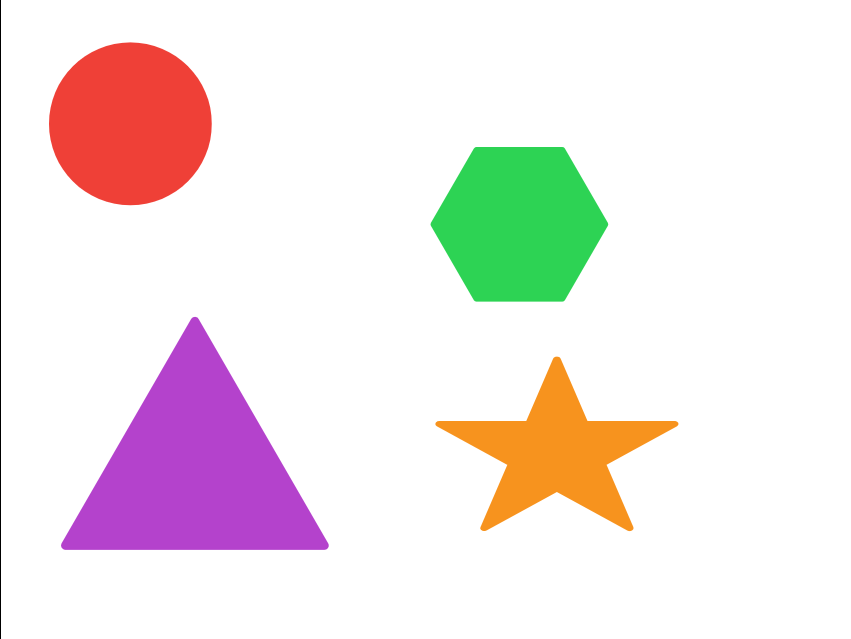
#> input picture image_segmantation_different_shapes/data/img_1.jpg, 1702 x 1277 px (shown at 1/2 size); its folder holds 4 pictures in this run
$ python Coin_counting.py   (older library calls are emulated)
#> lines starting #> are read from the running program, lines starting #| are printed output that depends on the picture; after the words box and inside, x2 and y2 are one past the last pixel; in counts of white or black regions, pixels touching at a corner belong together
import numpy as np
import cv2
import glob
import os
import matplotlib.pyplot as plt
from sklearn.cluster import DBSCAN

# import and load data and also rename all of samples (images) to normal name (img_0) to (img_n)
data_path = "../data"
dirc_images = glob.glob(os.path.join(data_path,"*"))
for number, filename in enumerate(dirc_images):
    try:
        os.rename(filename,os.path.join(data_path,"img_{0}.jpg".format(number)))
    except OSError as e:
        print("Something happened:", e)
dirc_images = glob.glob(os.path.join(data_path,"*"))

# make figure for display
fig = plt.figure(figsize =(25,35))
fig.subplots_adjust(hspace = 0.5,wspace=0.1)
fig.suptitle('Coin Counter by Clustering(DBSCAN)')

# main of code
for i in range(9):
    path = dirc_images[i]
    img = cv2.imread(path)
#> img is the input picture: shape (1277, 1702, 3); mean B, G, R 231, 231.3, 241.4
    # show orginal image before resize it
    # ax = fig.add_subplot(3, 3, i)
    # ax.imshow(img)
    # ax.set_title("Input")

    # resize
    img = cv2.resize(img, (0,0), fx=0.03, fy=0.03)
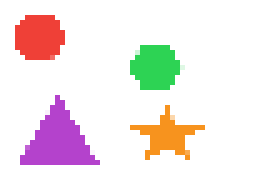
#> img: shape (38, 51, 3) (shown 5 times larger); mean B, G, R 230.5, 231, 241.7
    # change bgr to gray and make contour of gray version(contour make background to 0)
    img = cv2.cvtColor(img, cv2.COLOR_BGR2GRAY)
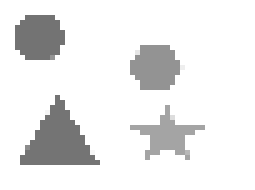
#> img: shape (38, 51) (shown 5 times larger); min 115, max 255, mean 234.2
    cv2.threshold(img,0,255,cv2.THRESH_BINARY+cv2.THRESH_OTSU,img)
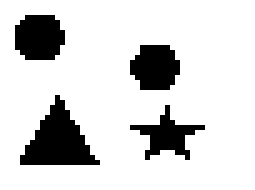
#> img: shape (38, 51) (shown 5 times larger); 83.1% white; 4 black regions
    image, contours, hier = cv2.findContours(img, cv2.RETR_EXTERNAL,cv2.CHAIN_APPROX_NONE)
#> contours = 1 contour; box (x1, y1, x2, y2) and area: (0, 0, 51, 38) 1850
    # show contour
    # ax = fig.add_subplot(3, 3, i)
    # ax.imshow(image)
    # ax.set_title("Convert to Contoure")

    #creat a data of pixel locations and pixel values >> shape (n_pixls * 3)>>(rowindex   colindex   pixelvalue)
    indices = np.dstack(np.indices(image.shape[:2]))
    rows, cols, chs = indices.shape
#> rows = 38; cols = 51; chs = 2
    indices = np.reshape(indices,(rows*cols,chs))
    image = np.reshape(image,(rows*cols,1))
#> image = 1938 values, max 255 at index 0, min 0 at index 158, mean 212
    feature_image = np.concatenate((indices,image), axis=1)
#> feature_image = 1938 rows, first 8: [0, 0, 255], [0, 1, 255], [0, 2, 255], [0, 3, 255], [0, 4, 255], [0, 5, 255], [0, 6, 255], [0, 7, 255]
    #define the dbscan model and get labels the set-1 (-1 means background)
    db = DBSCAN(eps=2, min_samples=10, metric = 'euclidean',algorithm ='auto')
    db.fit(feature_image)
    labels = db.labels_
    N_Cluster = len(set(labels))-1
    print(path," has ", N_Cluster ," coin")
    #  3d plot fo showdbscan cluster
    ax = fig.add_subplot(3, 3, i+1, projection='3d')
    ax.scatter3D(feature_image[:,0],feature_image[:,1],feature_image[:,2] ,c=labels)
    ax.set_title("DBSCAN Output: "+str(N_Cluster)+" coin in image")
#> pass 2 of the loop `for i in range(9):`:
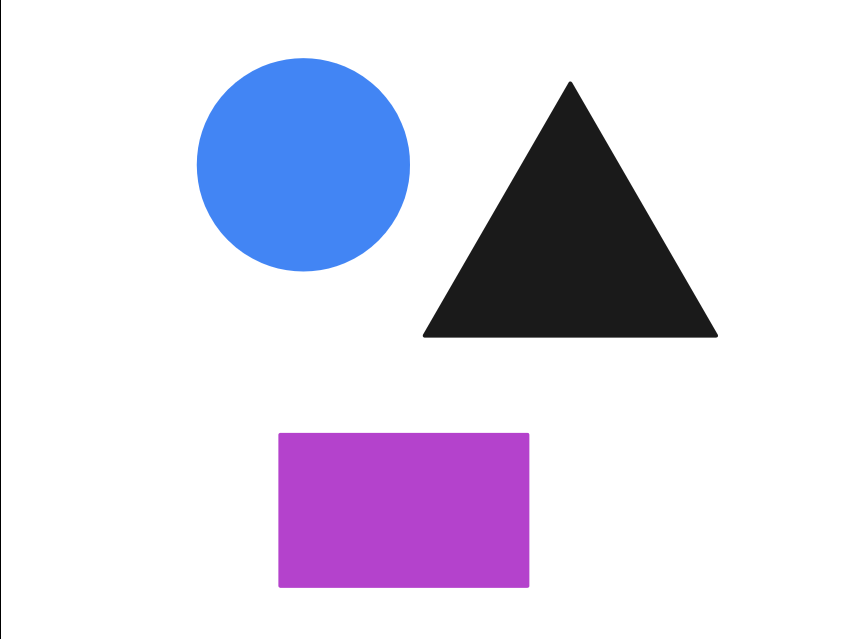
#> input picture image_segmantation_different_shapes/data/img_2.jpg, 1702 x 1277 px (shown at 1/2 size)
#> img is the input picture: shape (1277, 1702, 3); mean B, G, R 234.1, 216.9, 220.7
#> `img = cv2.cvtColor(img, cv2.COLOR_BGR2GRAY)`:
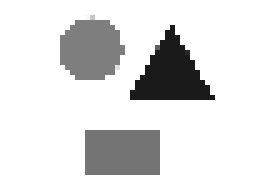
#> img: shape (38, 51) (shown 5 times larger); min 26, max 255, mean 221
#> `cv2.threshold(img,0,255,cv2.THRESH_BINARY+cv2.THRESH_OTSU,img)`:
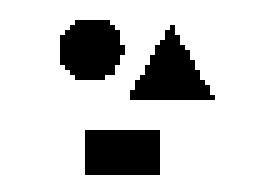
#> img: shape (38, 51) (shown 5 times larger); 79.6% white; 3 black regions, box (x1, y1, x2, y2) and area: (26, 5, 43, 20) 135, (17, 26, 32, 35) 135, (12, 4, 25, 16) 126
#> image = 1938 values, max 255 at index 0, min 0 at index 219, mean 202.9
#> pass 3 of the loop `for i in range(9):`:
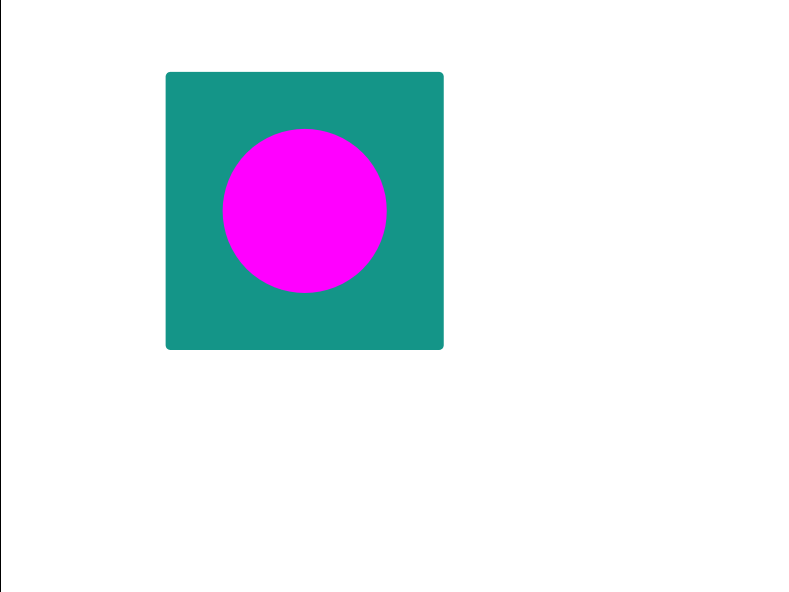
#> input picture image_segmantation_different_shapes/data/img_3.jpg, 1577 x 1183 px (shown at 1/2 size)
#> img is the input picture: shape (1183, 1577, 3); mean B, G, R 240.3, 230.4, 226.4
#> `img = cv2.cvtColor(img, cv2.COLOR_BGR2GRAY)`:
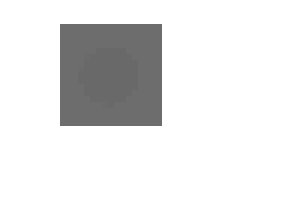
#> img: shape (35, 47) (shown 6 times larger); min 105, max 255, mean 229.2
#> `cv2.threshold(img,0,255,cv2.THRESH_BINARY+cv2.THRESH_OTSU,img)`:
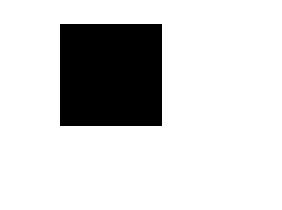
#> img: shape (35, 47) (shown 6 times larger); 82.4% white; 1 black region
#> contours = 1 contour; box (x1, y1, x2, y2) and area: (0, 0, 47, 35) 1564
#> image = 1645 values, max 255 at index 0, min 0 at index 198, mean 210.2
#> feature_image = 1645 rows, first 8: [0, 0, 255], [0, 1, 255], [0, 2, 255], [0, 3, 255], [0, 4, 255], [0, 5, 255], [0, 6, 255], [0, 7, 255]
#> (the run stopped early here; a loop or call above may not have finished)
